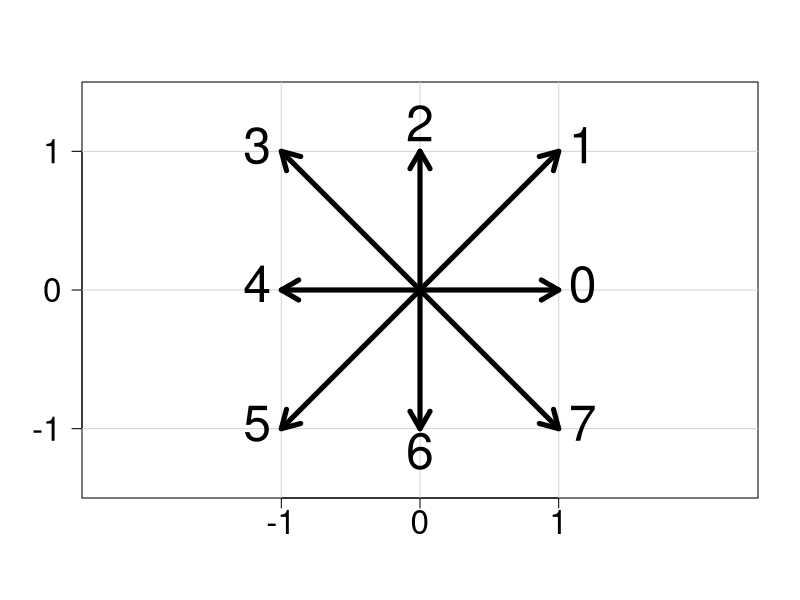
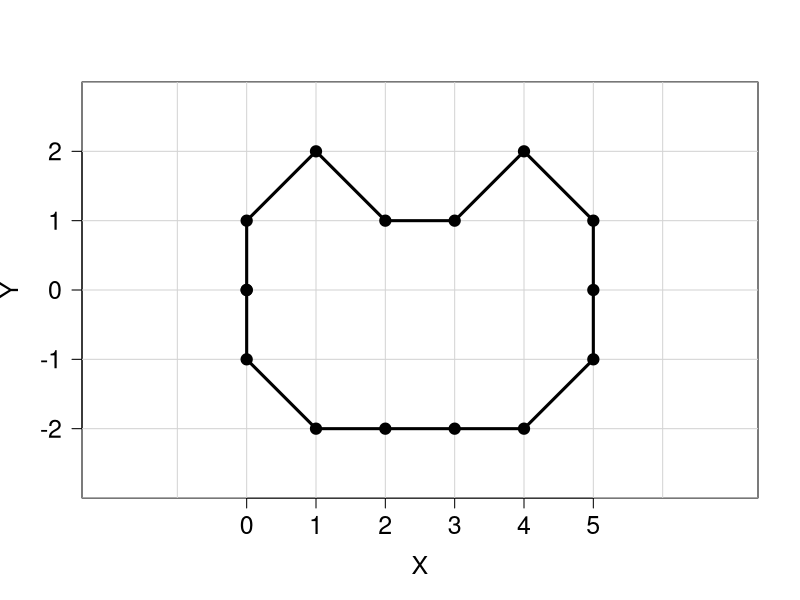
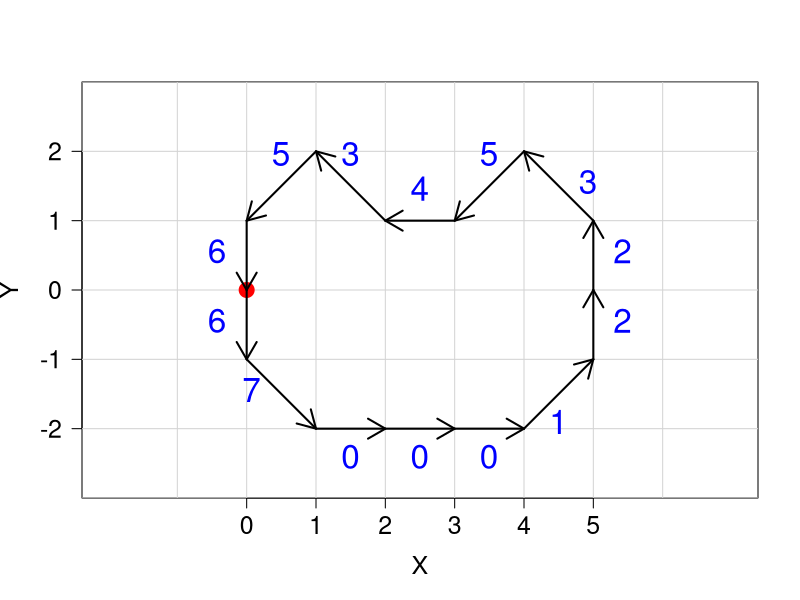
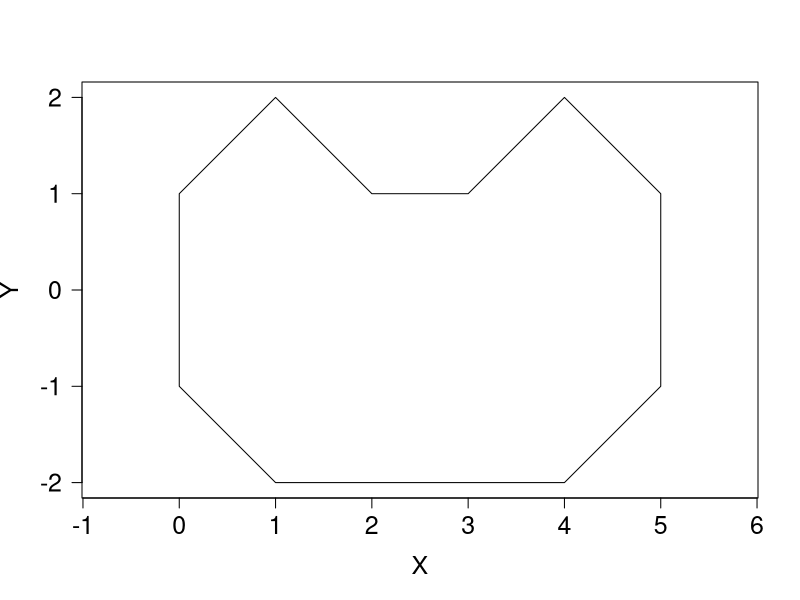
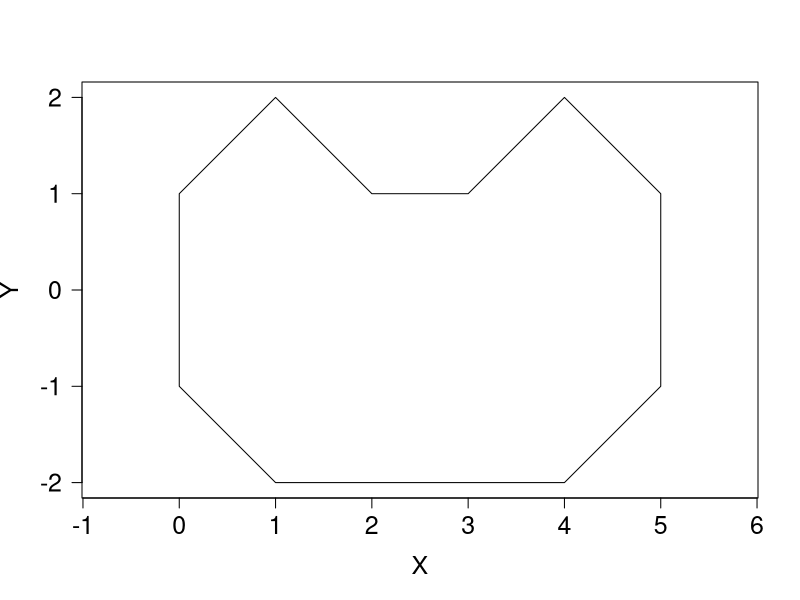

Reproduce these figures in R, in order.
## ---- chunk 1
#| code-fold: true
plot(
  0,
  0,
  xlim = c(-1.5, 1.5),
  ylim = c(-1.5, 1.5),
  type = "n",
  xlab = "",
  ylab = "",
  xaxt = "n",
  yaxt = "n",
  asp = 1,
  xaxs = "i",
  yaxs = "i"
)
axis(1, at = c(-1, 0, 1), cex.axis = 2)
axis(2, at = c(-1, 0, 1), las = 1, cex.axis = 2)


# Draw grid lines
abline(h = -1:1, col = "lightgray")
abline(v = -1:1, col = "lightgray")

# Draw vectors
length_arrow <- 0.2
lwd_arrow <- 5
arrows(0, 0, 1, 0, length = length_arrow, lwd = lwd_arrow) # 0
arrows(0, 0, 1, 1, length = length_arrow, lwd = lwd_arrow) # 1
arrows(0, 0, 0, 1, length = length_arrow, lwd = lwd_arrow) # 2
arrows(0, 0, -1, 1, length = length_arrow, lwd = lwd_arrow) # 3
arrows(0, 0, -1, 0, length = length_arrow, lwd = lwd_arrow) # 4
arrows(0, 0, -1, -1, length = length_arrow, lwd = lwd_arrow) # 5
arrows(0, 0, 0, -1, length = length_arrow, lwd = lwd_arrow) # 6
arrows(0, 0, 1, -1, length = length_arrow, lwd = lwd_arrow) # 7

# Add labels
cex_text <- 3
text(1, 0, "0", cex = cex_text, pos = 4)
text(1, 1, "1", cex = cex_text, pos = 4)
text(0, 1, "2", cex = cex_text, pos = 3)
text(-1, 1, "3", cex = cex_text, pos = 2)
text(-1, 0, "4", cex = cex_text, pos = 2)
text(-1, -1, "5", cex = cex_text, pos = 2)
text(0, -1, "6", cex = cex_text, pos = 1)
text(1, -1, "7", cex = cex_text, pos = 4)
## ---- chunk 2
df_contour <- data.frame(
  x = c(0, 0, 1, 2, 3, 4, 5, 5, 5, 4, 3, 2, 1, 0, 0),
  y = c(0, -1, -2, -2, -2, -2, -1, 0, 1, 2, 1, 1, 2, 1, 0)
)
plot(
  df_contour$x,
  df_contour$y,
  type = "n",
  xlab = "X",
  ylab = "Y",
  asp = 1,
  xaxs = "i",
  yaxs = "i",
  xlim = c(-1, 6),
  ylim = c(-3, 3),
  xaxt = "n",
  yaxt = "n",
  cex.lab = 1.5
)
axis(1, at = 0:5, cex.axis = 1.5)
axis(2, at = -2:2, las = 1, cex.axis = 1.5)
abline(h = -3:3, col = "lightgray")
abline(v = -1:6, col = "lightgray")
lines(df_contour$x, df_contour$y, lwd = 3)
points(df_contour$x, df_contour$y, pch = 19, cex = 1.5)
## ---- chunk 3
plot(
  df_contour$x,
  df_contour$y,
  type = "n",
  xlab = "X",
  ylab = "Y",
  asp = 1,
  xaxs = "i",
  yaxs = "i",
  xlim = c(-1, 6),
  ylim = c(-3, 3),
  xaxt = "n",
  yaxt = "n",
  cex.lab = 1.5
)
axis(1, at = 0:5, cex.axis = 1.5)
axis(2, at = -2:2, las = 1, cex.axis = 1.5)
abline(h = -3:3, col = "lightgray")
abline(v = -1:6, col = "lightgray")

points(df_contour$x[1], df_contour$y[1], pch = 19, cex = 2, col = "red") # starting point

# Draw vectors
length_arrow <- 0.2
lwd_arrow <- 2
arrows(0, 0, 0, -1, length = length_arrow, lwd = lwd_arrow) # 6
arrows(0, -1, 1, -2, length = length_arrow, lwd = lwd_arrow) # 7
arrows(1, -2, 2, -2, length = length_arrow, lwd = lwd_arrow) # 0
arrows(2, -2, 3, -2, length = length_arrow, lwd = lwd_arrow) # 0
arrows(3, -2, 4, -2, length = length_arrow, lwd = lwd_arrow) # 0
arrows(4, -2, 5, -1, length = length_arrow, lwd = lwd_arrow) # 1
arrows(5, -1, 5, 0, length = length_arrow, lwd = lwd_arrow) # 2
arrows(5, 0, 5, 1, length = length_arrow, lwd = lwd_arrow) # 2
arrows(5, 1, 4, 2, length = length_arrow, lwd = lwd_arrow) # 3
arrows(4, 2, 3, 1, length = length_arrow, lwd = lwd_arrow) # 5
arrows(3, 1, 2, 1, length = length_arrow, lwd = lwd_arrow) # 4
arrows(2, 1, 1, 2, length = length_arrow, lwd = lwd_arrow) # 3
arrows(1, 2, 0, 1, length = length_arrow, lwd = lwd_arrow) # 5
arrows(0, 1, 0, 0, length = length_arrow, lwd = lwd_arrow) # 6

# Add labels
text(
  df_contour$x[-1] +
    c(0, -0.5, -0.5, -0.5, -0.5, -0.5, 0, 0, 0.5, 0.5, 0.5, 0.5, 0.5, 0),
  df_contour$y[-1] +
    c(0.5, 0.5, 0, 0, 0, -0.5, -0.5, -0.5, -0.5, 0.5, 0, -0.5, 0.5, 0.5),
  labels = c(
    "6",
    "7",
    "0",
    "0",
    "0",
    "1",
    "2",
    "2",
    "3",
    "5",
    "4",
    "3",
    "5",
    "6"
  ),
  offset = c(1, rep(0.5, length(df_contour$x) - 1)),
  pos = c(2, 2, 1, 1, 1, 1, 4, 4, 4, 3, 3, 3, 3, 2),
  cex = 2,
  col = "blue"
)
## ---- chunk 4
# Calculate differences in x and y
dx <- df_contour$x[2:length(df_contour$x)] -
  df_contour$x[1:(length(df_contour$x) - 1)]
dy <- df_contour$y[2:length(df_contour$y)] -
  df_contour$y[1:(length(df_contour$y) - 1)]
# Determine chain code based on the differences
chain_code <- c()
for (i in seq_along(dx)) {
  if (dx[i] == 1 && dy[i] == 0) {
    chain_code <- c(chain_code, 0)
  } else if (dx[i] == 1 && dy[i] == 1) {
    chain_code <- c(chain_code, 1)
  } else if (dx[i] == 0 && dy[i] == 1) {
    chain_code <- c(chain_code, 2)
  } else if (dx[i] == -1 && dy[i] == 1) {
    chain_code <- c(chain_code, 3)
  } else if (dx[i] == -1 && dy[i] == 0) {
    chain_code <- c(chain_code, 4)
  } else if (dx[i] == -1 && dy[i] == -1) {
    chain_code <- c(chain_code, 5)
  } else if (dx[i] == 0 && dy[i] == -1) {
    chain_code <- c(chain_code, 6)
  } else if (dx[i] == 1 && dy[i] == -1) {
    chain_code <- c(chain_code, 7)
  }
}
print(chain_code)
## ---- chunk 5
coords_to_chain_code <- function(x, y) {
  dx <- x[2:length(x)] - x[1:(length(x) - 1)]
  dy <- y[2:length(y)] - y[1:(length(y) - 1)]
  # Error if any displacement is larger than 1
  if (any(abs(dx) > 1) || any(abs(dy) > 1)) {
    stop("Invalid step detected: not 8-connected")
  }
  chain_code <- c()
  for (i in seq_along(dx)) {
    if (dx[i] == 1 && dy[i] == 0) {
      chain_code <- c(chain_code, 0)
    } else if (dx[i] == 1 && dy[i] == 1) {
      chain_code <- c(chain_code, 1)
    } else if (dx[i] == 0 && dy[i] == 1) {
      chain_code <- c(chain_code, 2)
    } else if (dx[i] == -1 && dy[i] == 1) {
      chain_code <- c(chain_code, 3)
    } else if (dx[i] == -1 && dy[i] == 0) {
      chain_code <- c(chain_code, 4)
    } else if (dx[i] == -1 && dy[i] == -1) {
      chain_code <- c(chain_code, 5)
    } else if (dx[i] == 0 && dy[i] == -1) {
      chain_code <- c(chain_code, 6)
    } else if (dx[i] == 1 && dy[i] == -1) {
      chain_code <- c(chain_code, 7)
    }
  }
  return(chain_code)
}
## ---- chunk 6
result_chain_code <- coords_to_chain_code(
  df_contour$x,
  df_contour$y
)
print(result_chain_code)
## ---- chunk 7
chain_code <- c(6, 7, 0, 0, 0, 1, 2, 2, 3, 5, 4, 3, 5, 6)
# Coordinates of the starting point
start_x <- 0
start_y <- 0
# Convert to coordinates
x_coords <- c(start_x)
y_coords <- c(start_y)
for (code in chain_code) {
  last_x <- tail(x_coords, n = 1)
  last_y <- tail(y_coords, n = 1)
  if (code == 0) {
    x_coords <- c(x_coords, last_x + 1)
    y_coords <- c(y_coords, last_y)
  } else if (code == 1) {
    x_coords <- c(x_coords, last_x + 1)
    y_coords <- c(y_coords, last_y + 1)
  } else if (code == 2) {
    x_coords <- c(x_coords, last_x)
    y_coords <- c(y_coords, last_y + 1)
  } else if (code == 3) {
    x_coords <- c(x_coords, last_x - 1)
    y_coords <- c(y_coords, last_y + 1)
  } else if (code == 4) {
    x_coords <- c(x_coords, last_x - 1)
    y_coords <- c(y_coords, last_y)
  } else if (code == 5) {
    x_coords <- c(x_coords, last_x - 1)
    y_coords <- c(y_coords, last_y - 1)
  } else if (code == 6) {
    x_coords <- c(x_coords, last_x)
    y_coords <- c(y_coords, last_y - 1)
  } else if (code == 7) {
    x_coords <- c(x_coords, last_x + 1)
    y_coords <- c(y_coords, last_y - 1)
  }
}
df_from_chain <- data.frame(x = x_coords, y = y_coords)
print(df_from_chain)
## ---- chunk 8
plot(
  df_from_chain$x,
  df_from_chain$y,
  type = "l",
  xlab = "X",
  ylab = "Y",
  asp = 1,
  las = 1,
  cex.lab = 1.5,
  cex.axis = 1.5
)
## ---- chunk 9
chain_code_to_coords <- function(chain_code, start_x = 0, start_y = 0) {
  x_coords <- c(start_x)
  y_coords <- c(start_y)
  for (code in chain_code) {
    last_x <- tail(x_coords, n = 1)
    last_y <- tail(y_coords, n = 1)
    if (code == 0) {
      x_coords <- c(x_coords, last_x + 1)
      y_coords <- c(y_coords, last_y)
    } else if (code == 1) {
      x_coords <- c(x_coords, last_x + 1)
      y_coords <- c(y_coords, last_y + 1)
    } else if (code == 2) {
      x_coords <- c(x_coords, last_x)
      y_coords <- c(y_coords, last_y + 1)
    } else if (code == 3) {
      x_coords <- c(x_coords, last_x - 1)
      y_coords <- c(y_coords, last_y + 1)
    } else if (code == 4) {
      x_coords <- c(x_coords, last_x - 1)
      y_coords <- c(y_coords, last_y)
    } else if (code == 5) {
      x_coords <- c(x_coords, last_x - 1)
      y_coords <- c(y_coords, last_y - 1)
    } else if (code == 6) {
      x_coords <- c(x_coords, last_x)
      y_coords <- c(y_coords, last_y - 1)
    } else if (code == 7) {
      x_coords <- c(x_coords, last_x + 1)
      y_coords <- c(y_coords, last_y - 1)
    }
  }
  return(data.frame(x = x_coords, y = y_coords))
}
## ---- chunk 10
result_coords <- chain_code_to_coords(
  chain_code,
  start_x = 0,
  start_y = 0
)
print(result_coords)

plot(
  result_coords$x,
  result_coords$y,
  type = "l",
  xlab = "X",
  ylab = "Y",
  asp = 1,
  las = 1,
  cex.lab = 1.5,
  cex.axis = 1.5
)
